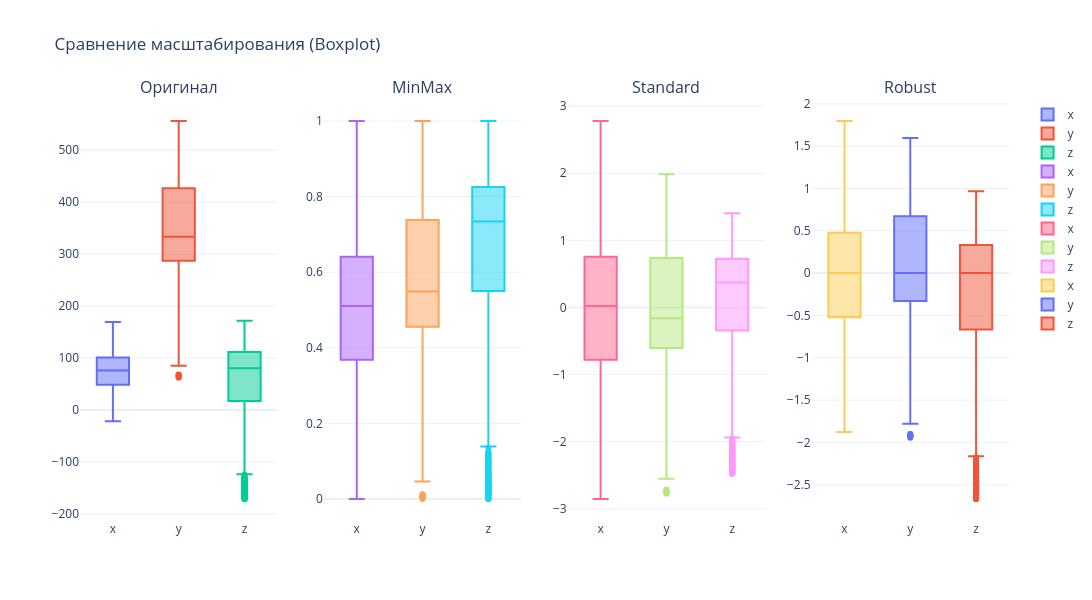

Notebook code cell kept with this figure:
### Markdown cell above
## Масштабирования для mammoth

### Code cell
Mam_original = mam.select_dtypes(include=[np.number]).copy()

scalers = {
    'MinMax': MinMaxScaler(),
    'Standard': StandardScaler(),
    'Robust': RobustScaler()
}

scaled_data = {}

for name, scaler in scalers.items():
    scaled_data[name] = scaler.fit_transform(Mam_original)

# Построим boxplot в Plotly
fig = make_subplots(
    rows=1, cols=len(scalers)+1,
    subplot_titles=['Оригинал'] + list(scalers.keys()),
    horizontal_spacing=0.05
)

# Оригинал
for i, col in enumerate(Mam_original.columns):
    fig.add_trace(
        go.Box(y=Mam_original[col], name=col, boxpoints='outliers'),
        row=1, col=1
    )

# Масштабированные
for j, (name, data_scaled) in enumerate(scaled_data.items()):
    df_scaled = pd.DataFrame(data_scaled, columns=Mam_original.columns)
    for i, col in enumerate(df_scaled.columns):
        fig.add_trace(
            go.Box(y=df_scaled[col], name=col, boxpoints='outliers'),
            row=1, col=j+2
        )

fig.update_layout(
    title_text="Сравнение масштабирования (Boxplot)",
    height=600,
    width=1200,
    template='plotly_white'
)
fig.show()

### Figure 1 — Plotly figure (JSON) as saved in the notebook; plotly's stock layout.template omitted (floating-point values rounded to 4 significant figures; data arrays with more than 128 entries replaced by an {"elided": "..."} marker saying what was removed)
{"data": [{"boxpoints": "outliers", "name": "x", "type": "box", "xaxis": "x", "y": {"elided": "1000 float values"}, "yaxis": "y"}, {"boxpoints": "outliers", "name": "y", "type": "box", "xaxis": "x", "y": {"elided": "1000 float values"}, "yaxis": "y"}, {"boxpoints": "outliers", "name": "z", "type": "box", "xaxis": "x", "y": {"elided": "1000 float values"}, "yaxis": "y"}, {"boxpoints": "outliers", "name": "x", "type": "box", "xaxis": "x2", "y": {"elided": "1000 float values"}, "yaxis": "y2"}, {"boxpoints": "outliers", "name": "y", "type": "box", "xaxis": "x2", "y": {"elided": "1000 float values"}, "yaxis": "y2"}, {"boxpoints": "outliers", "name": "z", "type": "box", "xaxis": "x2", "y": {"elided": "1000 float values"}, "yaxis": "y2"}, {"boxpoints": "outliers", "name": "x", "type": "box", "xaxis": "x3", "y": {"elided": "1000 float values"}, "yaxis": "y3"}, {"boxpoints": "outliers", "name": "y", "type": "box", "xaxis": "x3", "y": {"elided": "1000 float values"}, "yaxis": "y3"}, {"boxpoints": "outliers", "name": "z", "type": "box", "xaxis": "x3", "y": {"elided": "1000 float values"}, "yaxis": "y3"}, {"boxpoints": "outliers", "name": "x", "type": "box", "xaxis": "x4", "y": {"elided": "1000 float values"}, "yaxis": "y4"}, {"boxpoints": "outliers", "name": "y", "type": "box", "xaxis": "x4", "y": {"elided": "1000 float values"}, "yaxis": "y4"}, {"boxpoints": "outliers", "name": "z", "type": "box", "xaxis": "x4", "y": {"elided": "1000 float values"}, "yaxis": "y4"}], "layout": {"annotations": [{"font": {"size": 16}, "showarrow": false, "text": "Оригинал", "x": 0.1062, "xanchor": "center", "xref": "paper", "y": 1, "yanchor": "bottom", "yref": "paper"}, {"font": {"size": 16}, "showarrow": false, "text": "MinMax", "x": 0.3688, "xanchor": "center", "xref": "paper", "y": 1, "yanchor": "bottom", "yref": "paper"}, {"font": {"size": 16}, "showarrow": false, "text": "Standard", "x": 0.6313, "xanchor": "center", "xref": "paper", "y": 1, "yanchor": "bottom", "yref": "paper"}, {"font": {"size": 16}, "showarrow": false, "text": "Robust", "x": 0.8938, "xanchor": "center", "xref": "paper", "y": 1, "yanchor": "bottom", "yref": "paper"}], "height": 600, "title": {"text": "Сравнение масштабирования (Boxplot)"}, "width": 1200, "xaxis": {"anchor": "y", "domain": [0, 0.2125]}, "xaxis2": {"anchor": "y2", "domain": [0.2625, 0.475]}, "xaxis3": {"anchor": "y3", "domain": [0.525, 0.7375]}, "xaxis4": {"anchor": "y4", "domain": [0.7875, 1]}, "yaxis": {"anchor": "x", "domain": [0, 1]}, "yaxis2": {"anchor": "x2", "domain": [0, 1]}, "yaxis3": {"anchor": "x3", "domain": [0, 1]}, "yaxis4": {"anchor": "x4", "domain": [0, 1]}}}
